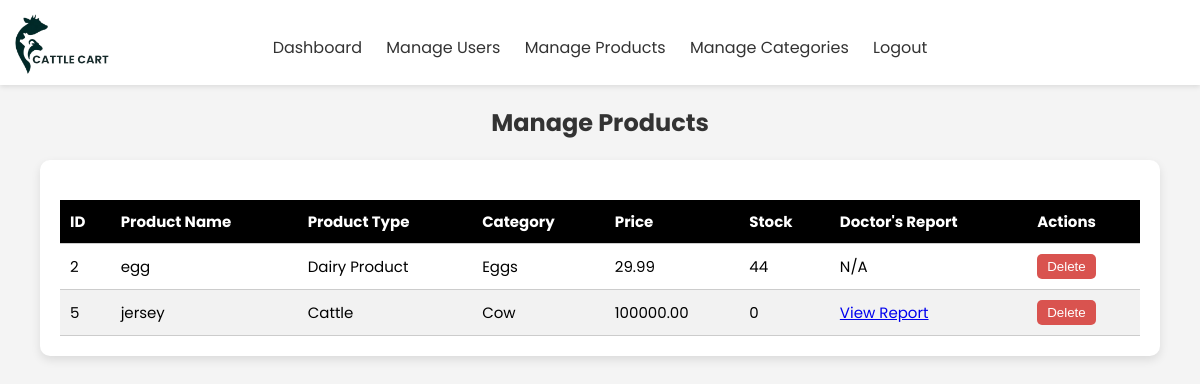
The app's page /admin/manage_products.php with its own data.
### tables this page shows
CREATE TABLE `products` (
  `id` int(11) NOT NULL,
  `product_name` varchar(255) NOT NULL,
  `product_type` varchar(100) NOT NULL,
  `category` varchar(100) NOT NULL,
  `price` decimal(10,2) NOT NULL,
  `stock` int(11) NOT NULL,
  `seller_id` int(11) NOT NULL,
  `doctor_report` varchar(255) DEFAULT NULL,
  `product_image` varchar(255) DEFAULT NULL,
  `created_at` timestamp NOT NULL DEFAULT current_timestamp(),
  `updated_at` timestamp NOT NULL DEFAULT current_timestamp() ON UPDATE current_timestamp()
);

### admin/manage_products.php (the view, shortened to what this page needs)
<?php
include('admin_header.php');
$sql = "SELECT * FROM products";
$result = $conn->query($sql);
?>
<!DOCTYPE html>
<html lang="en">
<head>
</head>
<body>
    <h2>Manage Products</h2>
    <div class="table-container">
        <table>
            <tr>
                <th>ID</th>
                <th>Product Name</th>
                <th>Product Type</th>
                <th>Category</th>
                <th>Price</th>
                <th>Stock</th>
                <th>Doctor's Report</th>
                <th>Actions</th>
            </tr>
            <?php if ($result->num_rows > 0) {
                while ($row = $result->fetch_assoc()) { ?>
                    <tr>
                        <td><?php echo $row['id']; ?></td>
                        <td><?php echo $row['product_name']; ?></td>
                        <td><?php echo $row['product_type']; ?></td>
                        <td><?php echo $row['category']; ?></td>
                        <td><?php echo $row['price']; ?></td>
                        <td><?php echo $row['stock']; ?></td>
                        <td>
                            <?php if ($row['doctor_report']) { ?>
                                <a href="../uploads/<?php echo $row['doctor_report']; ?>" target="_blank">View Report</a>
                            <?php } else {
                                echo "N/A";
                            } ?>
                        </td>
                        <td>
                            <form method="POST" action="manage_products.php" style="display:inline;">
                                <button type="submit">Delete</button>
                            </form>
                        </td>
                    </tr>
                <?php }
            } else {
                echo "<tr><td colspan='8'>No products found.</td></tr>";
            } ?>
        </table>
    </div>
</body>
</html>

### admin/admin_header.php (shortened to what this page needs)
<!DOCTYPE html>
<html lang="en">
<head>
</head>
<body>
    <header>
        <div class="header-container">
            <nav>
                <a href="dashboard.php">Dashboard</a>
                <a href="manage_users.php">Manage Users</a>
                <a href="manage_products.php">Manage Products</a>
                <a href="manage_categories.php">Manage Categories</a>
                <a href="logout.php">Logout</a>
            </nav>
            <img src="../landingpage/images/logo.png" alt="Logo" class="logo">
        </div>
    </header>
</body>
</html>

### admin/admin_header.php (style rules this page uses)
header { background-color: #ffffff; padding: 25px; position: relative; box-shadow: 0px 2px 5px rgba(0, 0, 0, 0.1); }
.header-container { text-align: center; }
nav { margin-top: 10px; }
nav a { margin: 0 10px; text-decoration: none; color: #333; }
.logo { position: absolute; bottom: 0; left: 0; width: 100px; height: auto; padding: 10px; }

### admin/manage_products.php (style rules this page uses)
body { font-family: 'Poppins', sans-serif; background-color: #f4f4f4; margin: 0; padding: 0; }
h2 { text-align: center; color: #333; margin-top: 20px; margin-bottom: 20px; }
.table-container { width: 90%; margin: auto; background-color: #fff; padding: 20px; border-radius: 10px; box-shadow: 0 4px 10px rgba(0, 0, 0, 0.1); }
table { width: 100%; border-collapse: collapse; font-size: 15px; margin-top: 20px; }
th, td { padding: 10px; text-align: left; border-bottom: 1px solid #ccc; }
th { background-color: black; color: white; }
tr:nth-child(odd) { background-color: #f2f2f2; }
button { background-color: #d9534f; color: white; border: none; padding: 5px 10px; cursor: pointer; border-radius: 5px; }

### records on screen
products: id "2", product_name "egg", product_type "Dairy Product", category "Eggs", price "29.99", stock "44", shows "N/A"
products: id "5", product_name "jersey", product_type "Cattle", category "Cow", price "100000.00", stock "0"
